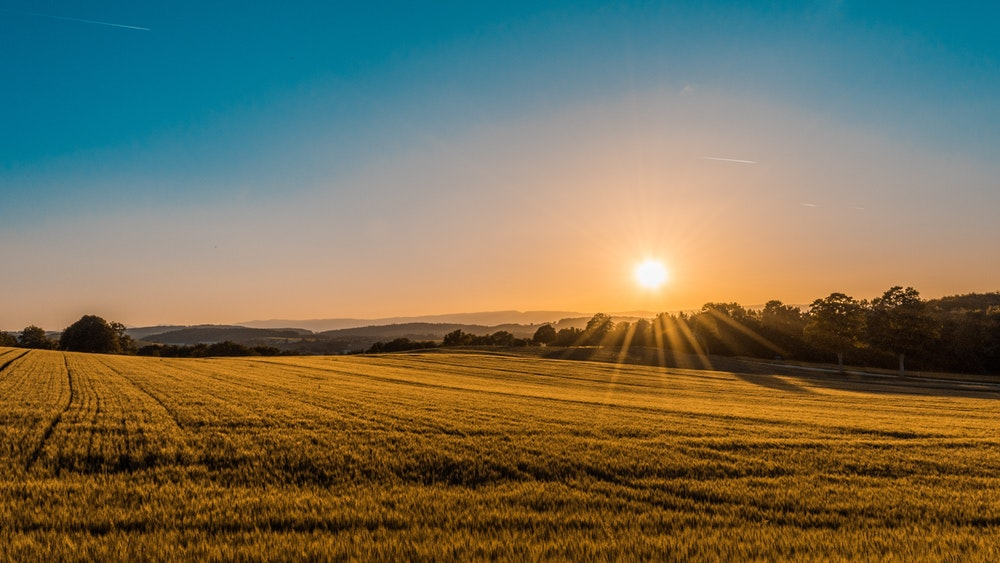
#> input picture exemplosCV/sunfield.jpg, 1000 x 563 px
$ python crop.py   (Python 2 division)
#> lines starting #> are read from the running program, lines starting #| are printed output that depends on the picture
import cv2
import numpy as np
import sys


def crop(image):
    r = cv2.selectROI(image)
# Crop image
    imCrop = image[int(r[1]):int(r[1]+r[3]), int(r[0]):int(r[0]+r[2])]
    return imCrop


def rotation(image, graus):
    (h, w) = image.shape[:2]
    center = (w / 2, h / 2)
    # rotate the image by 180 degrees
    if isinstance(graus, str):
        try:
            graus = int(graus)
        except ValueError:
            print("graus is not a number")
    M = cv2.getRotationMatrix2D(center, graus, 1.0)
    rotated = cv2.warpAffine(image, M, (w, h))
    return rotated


def save(newfilename, image):
    cv2.imshow("Result", image)
    cv2.imwrite(newfilename, image)
    cv2.destroyAllWindows()

""" Para esta função poderá haver diversas maneiras de a concretizar
Mas o pedido de confirmação deveria ficar antes da função
def save(newfilename, image):
    cv2.imshow("Result", image)
    k = cv2.waitKey(0)
    while True:
        if k == ord("y"):
            cv2.imwrite(newfilename, image)
            break
        elif k == ord("n"):
            break
    cv2.destroyAllWindows()
"""

def show(image):
    cv2.imshow("Result", image)
    cv2.waitKey(0)
    cv2.destroyAllWindows()


def gray(image):
    return cv2.cvtColor(image, cv2.COLOR_BGR2GRAY)


def imagePlacer(image1, image2, corner):
    if(corner == "BL"):
        image1[0:image2.shape[0], 0:image2.shape[1]] = image2
    elif(corner == "BR"):
        image1[image1.shape[0] - image2.shape[0]:image1.shape[0], image1.shape[1] - image2.shape[1]:image1.shape[0]] = image2
    elif(corner == "UL"):
        image1[image1.shape[0] - image2.shape[0]:image1.shape[0], 0:image2.shape[1]] = image2
    elif(corner == "UR"):
        image1[0:image2.shape[0], image1.shape[1] - image2.shape[1]:image1.shape[0]] = image2
    else:
		print("invalid parameter")
    return image1


def main():
    filename = "sunfield.jpg"
    img = cv2.imread(filename)
#> img is the input picture: shape (563, 1000, 3); mean B, G, R 88.7, 112, 117
    img = cv2.resize(img, (100, 100))
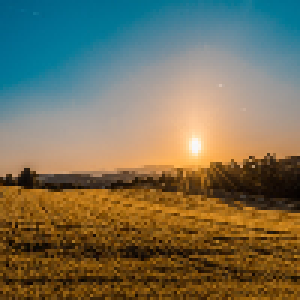
#> img: shape (100, 100, 3) (shown 3 times larger); mean B, G, R 88.6, 111.8, 116.9
    background = np.zeros([400, 400, 3], np.uint8)
    """print(img.shape)
	img = rotation(img, 180)
	img = crop(img)
	img = gray(img)
	save(filename, img)"""
    background = imagePlacer(background, img, "UR")
#> in imagePlacer, `image1[0:image2.shape[0], image1.shape[1] - image2.shape[1]:image1.sha..`:
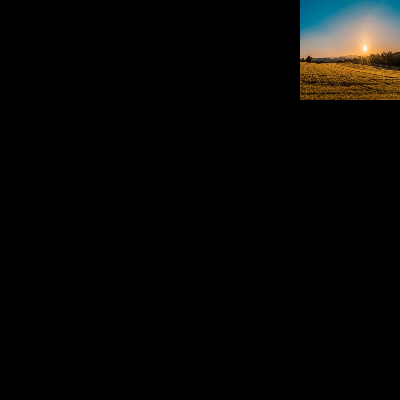
#> image1: shape (400, 400, 3); mean B, G, R 5.5, 7, 7.3
    cv2.imshow("corner", background)
    cv2.waitKey(0)
    cv2.destroyAllWindows()

main()
